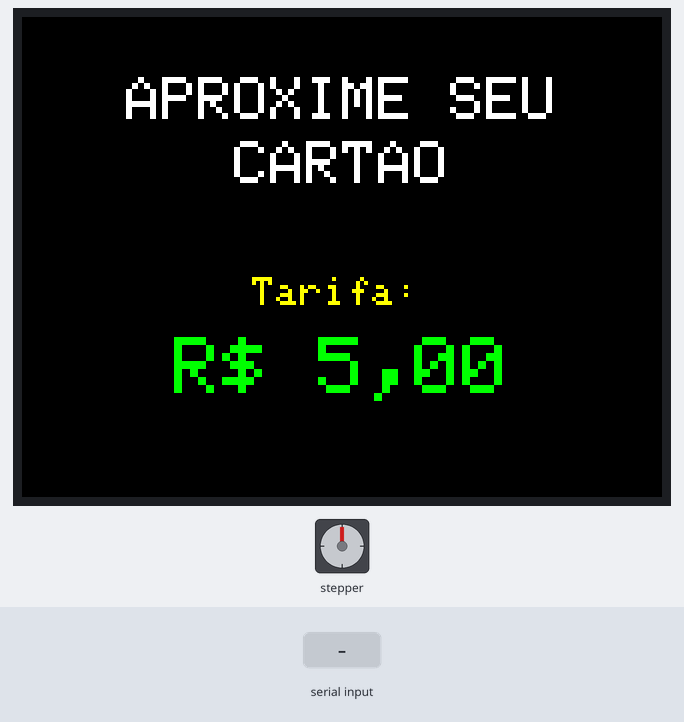
Bench run of a sketch on a simulated ESP32. Shown: stepper motor, 320×240 colour display. Wiring (inferred from the names in the program): stepper motor (2048 steps per turn assumed): coils GPIO 30, GPIO 31, GPIO 32, GPIO 33. The test bench sets the inputs (shaded band). What the sketch prints to the serial monitor is not drawn.

Above: at 1.4 s.
1.5 s: "NEGADO\n" received over the second serial link
At 2.7 s:
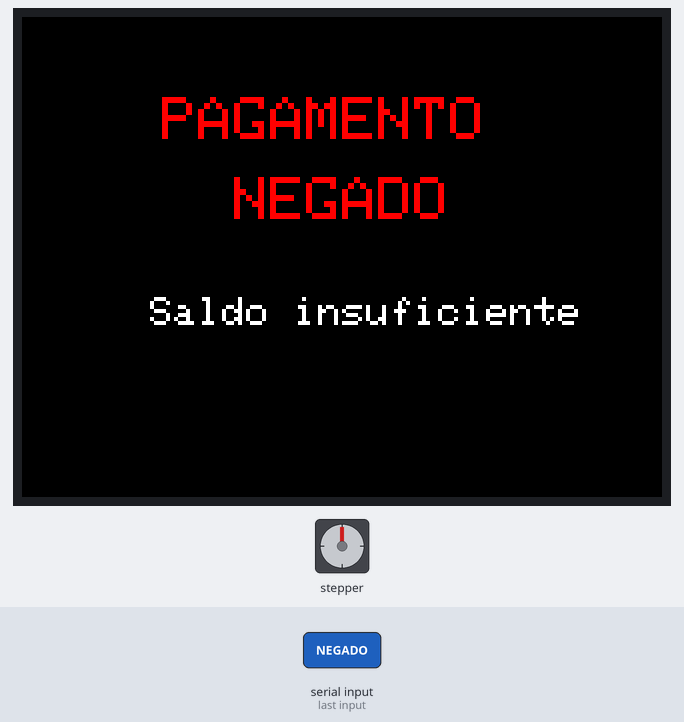
3.0 s: "ERRO\n" received over the second serial link
At 5.1 s:
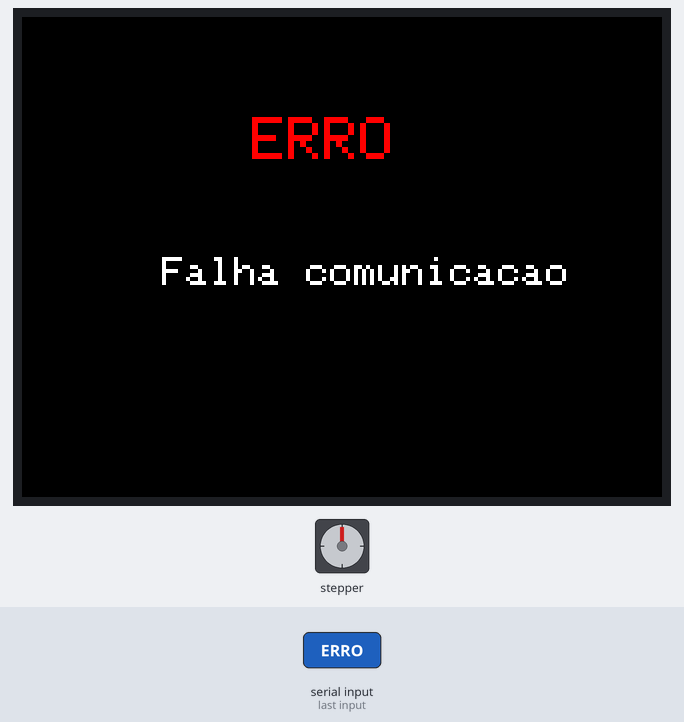
Timing chart, 0 to 6.6 s (numbered marks = the images above; inputs shaded):
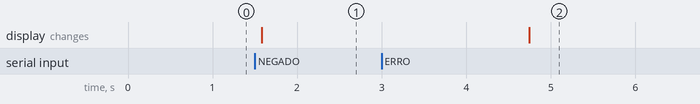

The sketch:

Arduino_TFT.ino
```cpp
#include <MCUFRIEND_kbv.h>
#include <Adafruit_GFX.h>

MCUFRIEND_kbv tft;

#define PRETO     0x0000
#define BRANCO    0xFFFF
#define VERDE     0x07E0
#define VERMELHO  0xF800
#define AMARELO   0xFFE0

const int TARIFA_CENTAVOS = 500;        // R$ 5,00 (so para exibir na tela inicial)

String mensagem = "";

// ===== MOTOR DE PASSOS 28BYJ-48 + ULN2003 (catraca) =====
// IN1=D30, IN2=D31, IN3=D32, IN4=D33
const int MOTOR_PINS[4] = {30, 31, 32, 33};
const int PASSOS_VOLTA = 2040;      // meio passo: 4096 passos = 1 volta completa
const int DIRECAO = 1;              // use -1 para girar ao contrario
const int ATRASO_PASSO_MS = 2;      // 2 ms = ~8 s por volta (nao va abaixo de 2)

const byte SEQ[8][4] = {
  {1, 0, 0, 0},
  {1, 1, 0, 0},
  {0, 1, 0, 0},
  {0, 1, 1, 0},
  {0, 0, 1, 0},
  {0, 0, 1, 1},
  {0, 0, 0, 1},
  {1, 0, 0, 1}
};

void desligarMotor() {
  for (int i = 0; i < 4; i++) digitalWrite(MOTOR_PINS[i], LOW);
}

void girarCatraca() {
  for (int p = 0; p < PASSOS_VOLTA; p++) {
    int idx = (DIRECAO > 0) ? (p % 8) : (7 - (p % 8));
    for (int i = 0; i < 4; i++) digitalWrite(MOTOR_PINS[i], SEQ[idx][i]);
    delay(ATRASO_PASSO_MS);
  }
  desligarMotor();  // solta as bobinas (evita aquecer)
}

void mostrarDinheiro(int centavos) {
  tft.print("R$ ");
  tft.print(centavos / 100);
  tft.print(",");
  int resto = centavos % 100;
  if (resto < 10) tft.print("0");
  tft.print(resto);
}

// ===== TELA FIXA: aguardando cartao =====
void telaInicial() {
  tft.fillScreen(PRETO);

  tft.setTextColor(BRANCO);
  tft.setTextSize(3);
  tft.setCursor(52, 30);
  tft.print("APROXIME SEU");
  tft.setCursor(106, 62);
  tft.print("CARTAO");

  tft.setTextColor(AMARELO);
  tft.setTextSize(2);
  tft.setCursor(115, 130);
  tft.print("Tarifa:");

  tft.setTextColor(VERDE);
  tft.setTextSize(4);
  tft.setCursor(76, 160);
  mostrarDinheiro(TARIFA_CENTAVOS);
}

void telaErro() {
  tft.fillScreen(PRETO);
  tft.setTextColor(VERMELHO);
  tft.setTextSize(3);
  tft.setCursor(115, 50);
  tft.print("ERRO");
  tft.setTextColor(BRANCO);
  tft.setTextSize(2);
  tft.setCursor(70, 120);
  tft.print("Falha comunicacao");
  delay(3000);
  telaInicial();
}

void telaNegado() {
  tft.fillScreen(PRETO);
  tft.setTextColor(VERMELHO);
  tft.setTextSize(3);
  tft.setCursor(70, 40);
  tft.print("PAGAMENTO");
  tft.setCursor(106, 80);
  tft.print("NEGADO");
  tft.setTextColor(BRANCO);
  tft.setTextSize(2);
  tft.setCursor(64, 140);
  tft.print("Saldo insuficiente");
  delay(3000);
  telaInicial();
}

// ===== TELA APOS PAGAMENTO: catraca liberada + saldo restante =====
void telaLiberada(int saldoRestante) {
  tft.fillScreen(PRETO);

  tft.setTextColor(VERDE);
  tft.setTextSize(4);
  tft.setCursor(76, 40);
  tft.print("CATRACA");
  tft.setCursor(64, 80);
  tft.print("LIBERADA");

  tft.setTextColor(BRANCO);
  tft.setTextSize(2);
  tft.setCursor(70, 150);
  tft.print("Saldo restante:");

  tft.setTextColor(AMARELO);
  tft.setTextSize(3);
  tft.setCursor(85, 180);
  mostrarDinheiro(saldoRestante);

  girarCatraca();   // a tela fica visivel durante a volta (~8 s)
  telaInicial();
}

void processarMensagem(String texto) {
  texto.trim();
  Serial.print("PROCESSANDO: <"); Serial.print(texto); Serial.println(">");

  if (texto == "NEGADO") { telaNegado(); return; }
  if (texto == "ERRO")   { telaErro();   return; }

  int p1 = texto.indexOf("SALDO_ANTES:");
  int p2 = texto.indexOf(";DESCONTO:");
  int p3 = texto.indexOf(";SALDO_RESTANTE:");

  if (p1 >= 0 && p2 >= 0 && p3 >= 0) {
    String sRest = texto.substring(p3 + 16);
    telaLiberada(sRest.toInt());
  } else {
    Serial.println("Mensagem ignorada (formato incorreto).");
  }
}

void setup() {
  Serial.begin(115200);
  Serial1.begin(9600);   // RX1 = pino 19, TX1 = pino 18

  for (int i = 0; i < 4; i++) pinMode(MOTOR_PINS[i], OUTPUT);
  desligarMotor();

  uint16_t ID = tft.readID();
  tft.begin(ID);
  tft.setRotation(1);
  telaInicial();

  Serial.println("\n==============================");
  Serial.println("MEGA INICIADO - AGUARDANDO ESP32");
  Serial.println("==============================");
}

void loop() {
  while (Serial1.available() > 0) {
    char c = Serial1.read();
    Serial.print(c);   // depuracao: mostra tudo que chega (pode remover depois)

    if (c == '\n') {
      if (mensagem.length() > 0) processarMensagem(mensagem);
      mensagem = "";
    } else if (c != '\r') {
      mensagem += c;
    }
  }
}
```

Measured:
- after the input at 1.5 s, the display: changes after 0.08 s (image 1)
- after the input at 3.0 s, the display: changes after 1.7 s (image 2)
